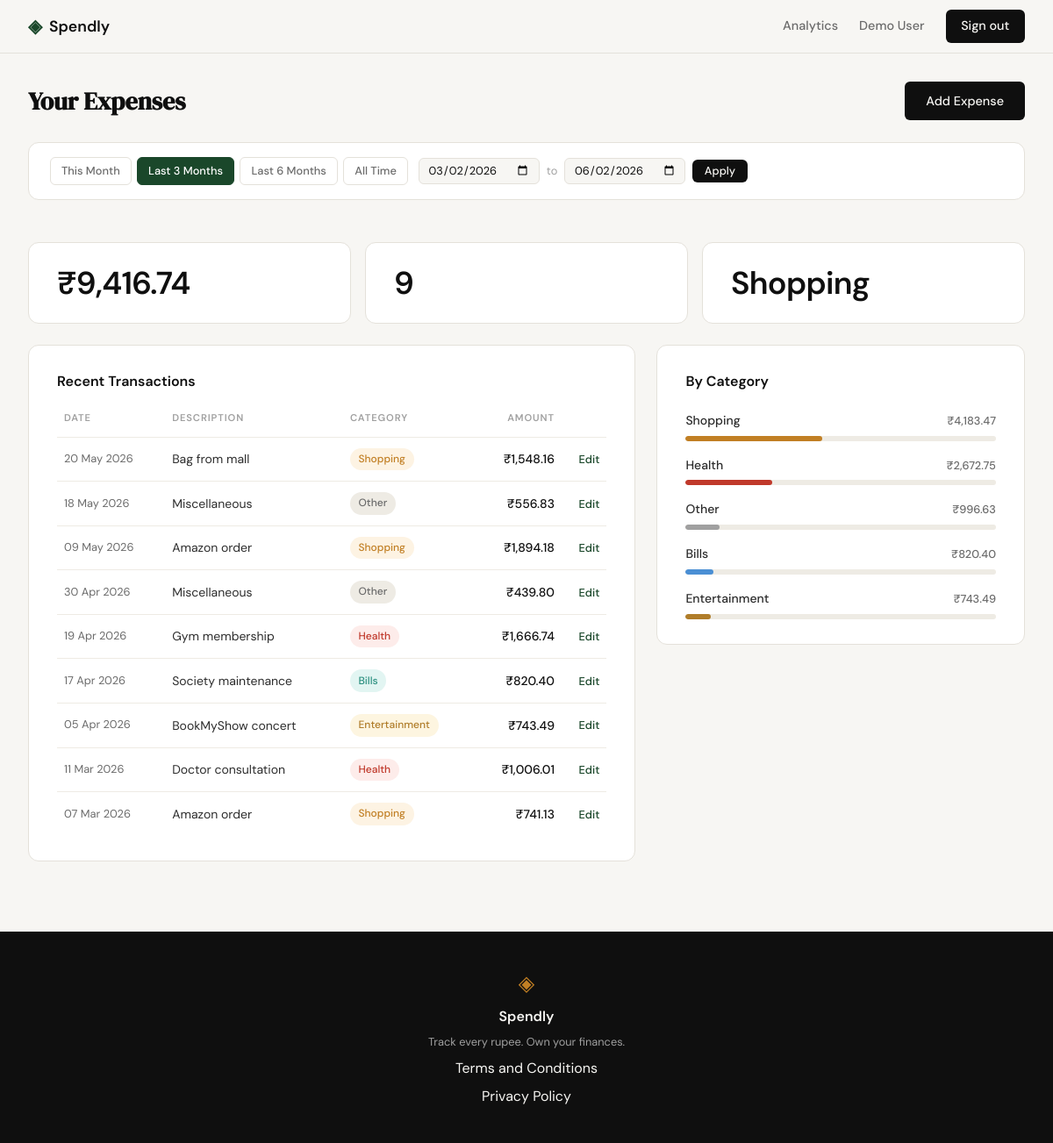
Page /profile?date_from=2026-03-02&date_to=2026-06-02 (signed in) on the committed database.
### tables this page shows
CREATE TABLE expenses (
            id          INTEGER PRIMARY KEY AUTOINCREMENT,
            user_id     INTEGER NOT NULL REFERENCES users(id),
            amount      REAL    NOT NULL,
            category    TEXT    NOT NULL,
            date        TEXT    NOT NULL,
            description TEXT,
            created_at  TEXT    DEFAULT (datetime('now'))
        );

### app.py (the view)
@app.route("/profile")
def profile():
    if not session.get("user_id"):
        return redirect(url_for("login"))
    user_id = session["user_id"]
    date_from = _parse_date(request.args.get("date_from", ""))
    date_to   = _parse_date(request.args.get("date_to",   ""))
    if date_from and date_to and date_from > date_to:
        flash("Start date must be before end date.", "error")
        date_from = date_to = None
    df_str = date_from.strftime("%Y-%m-%d") if date_from else None
    dt_str = date_to.strftime("%Y-%m-%d")   if date_to   else None
    today = date.today()
    preset_this_month = {
        "date_from": today.replace(day=1).strftime("%Y-%m-%d"),
        "date_to":   today.strftime("%Y-%m-%d"),
    }
    preset_last_3 = {
        "date_from": _months_ago(today, 3).strftime("%Y-%m-%d"),
        "date_to":   today.strftime("%Y-%m-%d"),
    }
    preset_last_6 = {
        "date_from": _months_ago(today, 6).strftime("%Y-%m-%d"),
        "date_to":   today.strftime("%Y-%m-%d"),
    }
    if df_str is None and dt_str is None:
        active_filter = "all"
    elif df_str == preset_this_month["date_from"] and dt_str == preset_this_month["date_to"]:
        active_filter = "this_month"
    elif df_str == preset_last_3["date_from"] and dt_str == preset_last_3["date_to"]:
        active_filter = "last_3"
    elif df_str == preset_last_6["date_from"] and dt_str == preset_last_6["date_to"]:
        active_filter = "last_6"
    else:
        active_filter = "custom"
    db_user = get_user_by_id(user_id)
    if db_user is None:
        abort(404)
    member_since = datetime.strptime(db_user["created_at"], "%Y-%m-%d %H:%M:%S").strftime("%d %b %Y")
    user = {
        "name": db_user["name"],
        "email": db_user["email"],
        "member_since": member_since,
    }
    transactions = [
        {
            "id":          row["id"],
            "date":        datetime.strptime(row["date"], "%Y-%m-%d").strftime("%d %b %Y"),
            "description": row["description"] or "",
            "category":    row["category"],
            "amount":      f"₹{row['amount']:,.2f}",
        }
        for row in get_expenses_by_user(user_id, date_from=df_str, date_to=dt_str)
    ]
    raw_stats = get_expense_stats(user_id, date_from=df_str, date_to=dt_str)
    stats = {
        "total_spent":       f"₹{raw_stats['total_spent']:,.2f}",
        "transaction_count": raw_stats["transaction_count"],
        "top_category":      raw_stats["top_category"],
    }
    raw_categories = get_category_breakdown(user_id, date_from=df_str, date_to=dt_str)
    grand_total = sum(row["total"] for row in raw_categories)
    categories = [
        {
            "name":       row["category"],
            "amount":     f"₹{row['total']:,.2f}",
            "percentage": round(row["total"] / grand_total * 100) if grand_total else 0,
        }
        for row in raw_categories
    ]
    return render_template(
        "profile.html",
        user=user,
        stats=stats,
        transactions=transactions,
        categories=categories,
        active_filter=active_filter,
        date_from=df_str or "",
        date_to=dt_str or "",
        preset_this_month=preset_this_month,
        preset_last_3=preset_last_3,
        preset_last_6=preset_last_6,
    )

### app.py (called while the page is built)
def _parse_date(value):
    if not value:
        return None
    try:
        return datetime.strptime(value, "%Y-%m-%d").date()
    except ValueError:
        return None

def _months_ago(today, n):
    m, y = today.month - n, today.year
    if m <= 0:
        m += 12
        y -= 1
    try:
        return date(y, m, today.day)
    except ValueError:
        return date(y, m, 1)

### database/db.py (called while the page is built)
def get_db():
    conn = sqlite3.connect(_DB_PATH)
    conn.row_factory = sqlite3.Row
    conn.execute("PRAGMA foreign_keys = ON")
    return conn

def get_user_by_id(user_id):
    conn = get_db()
    user = conn.execute(
        "SELECT id, name, email, created_at FROM users WHERE id = ?",
        (user_id,),
    ).fetchone()
    conn.close()
    return user

def _date_clause(date_from, date_to):
    if date_from and date_to:
        return " AND date BETWEEN ? AND ?", (date_from, date_to)
    return "", ()

def get_expenses_by_user(user_id, date_from=None, date_to=None):
    extra_sql, extra_params = _date_clause(date_from, date_to)
    conn = get_db()
    rows = conn.execute(
        "SELECT id, amount, category, date, description "
        "FROM expenses WHERE user_id = ?"
        + extra_sql +
        " ORDER BY date DESC",
        (user_id,) + extra_params,
    ).fetchall()
    conn.close()
    return rows

def get_expense_stats(user_id, date_from=None, date_to=None):
    extra_sql, extra_params = _date_clause(date_from, date_to)
    conn = get_db()
    agg = conn.execute(
        "SELECT SUM(amount) AS total, COUNT(*) AS cnt FROM expenses WHERE user_id = ?"
        + extra_sql,
        (user_id,) + extra_params,
    ).fetchone()
    top_row = conn.execute(
        "SELECT category, SUM(amount) AS cat_total "
        "FROM expenses WHERE user_id = ?"
        + extra_sql +
        " GROUP BY category ORDER BY cat_total DESC LIMIT 1",
        (user_id,) + extra_params,
    ).fetchone()
    conn.close()
    return {
        "total_spent":       agg["total"] if agg["total"] is not None else 0.0,
        "transaction_count": agg["cnt"]   if agg["cnt"]   is not None else 0,
        "top_category":      top_row["category"] if top_row else "—",
    }

### templates/profile.html (shortened to what this page needs)
{% extends "base.html" %}
{% block head %}
<link rel="stylesheet" href="{{ url_for('static', filename='css/profile.css') }}">
{% endblock %}
{% block content %}
<section class="profile-section">
    <div class="profile-inner">
        <div class="profile-header">
            <h1 class="profile-title">Your Expenses</h1>
            <a href="{{ url_for('add_expense') }}" class="btn-primary">Add Expense</a>
        </div>
        <div class="filter-bar">
            <div class="filter-presets">
                <a href="{{ url_for('profile', date_from=preset_this_month.date_from, date_to=preset_this_month.date_to) }}"
                   class="filter-preset{% if active_filter == 'this_month' %} filter-preset--active{% endif %}">This Month</a>
                <a href="{{ url_for('profile', date_from=preset_last_3.date_from, date_to=preset_last_3.date_to) }}"
                   class="filter-preset{% if active_filter == 'last_3' %} filter-preset--active{% endif %}">Last 3 Months</a>
                <a href="{{ url_for('profile', date_from=preset_last_6.date_from, date_to=preset_last_6.date_to) }}"
                   class="filter-preset{% if active_filter == 'last_6' %} filter-preset--active{% endif %}">Last 6 Months</a>
                <a href="{{ url_for('profile') }}"
                   class="filter-preset{% if active_filter == 'all' %} filter-preset--active{% endif %}">All Time</a>
            </div>
            <form method="GET" action="{{ url_for('profile') }}" class="filter-custom">
                <input type="date" name="date_from" value="{{ date_from }}" class="filter-date-input" aria-label="From date">
                <span class="filter-date-sep">to</span>
                <input type="date" name="date_to" value="{{ date_to }}" class="filter-date-input" aria-label="To date">
                <button type="submit" class="filter-apply-btn">Apply</button>
            </form>
        </div>
        <div class="profile-stats">
            <div class="profile-stat-card">
                <div class="profile-stat-value">{{ stats.total_spent }}</div>
            </div>
            <div class="profile-stat-card">
                <div class="profile-stat-value">{{ stats.transaction_count }}</div>
            </div>
            <div class="profile-stat-card">
                <div class="profile-stat-value">{{ stats.top_category }}</div>
            </div>
        </div>
        <div class="profile-main-grid">
            <div class="profile-card">
                <h2 class="profile-card-title">Recent Transactions</h2>
                <table class="txn-table">
                    <thead>
                        <tr>
                            <th class="txn-th">Date</th>
                            <th class="txn-th">Description</th>
                            <th class="txn-th">Category</th>
                            <th class="txn-th txn-th-right">Amount</th>
                            <th class="txn-th"></th>
                        </tr>
                    </thead>
                    <tbody>
                        {% if transactions %}
                            {% for txn in transactions %}
                            <tr class="txn-row">
                                <td class="txn-date">{{ txn.date }}</td>
                                <td class="txn-desc">{{ txn.description }}</td>
                                <td class="txn-cat">
                                    <span class="cat-badge cat-{{ txn.category | lower }}">
                                        {{ txn.category }}
                                    </span>
                                </td>
                                <td class="txn-amount">{{ txn.amount }}</td>
                                <td class="txn-actions">
                                    <a href="{{ url_for('edit_expense', id=txn.id) }}" class="txn-edit">Edit</a>
                                </td>
                            </tr>
                            {% endfor %}
                        {% else %}
                        <tr class="txn-row">
                            <td colspan="5" class="txn-empty-cell">No transactions found for this period.</td>
                        </tr>
                        {% endif %}
                    </tbody>
                </table>
            </div>
            <div class="profile-card">
                <h2 class="profile-card-title">By Category</h2>
                <div class="category-bars">
                    {% for cat in categories %}
                    <div class="cat-bar-row">
                        <div class="cat-bar-meta">
                            <span class="cat-bar-name">{{ cat.name }}</span>
                            <span class="cat-bar-amount">{{ cat.amount }}</span>
                        </div>
                        <div class="bar-track">
                            <div class="cat-bar-fill cat-bar-{{ cat.name | lower }}"
                                 style="width: {{ cat.percentage }}%"></div>
                        </div>
                    </div>
                    {% endfor %}
                </div>
            </div>
        </div>
    </div>
</section>
{% endblock %}

### static/css/style.css (style rules this page uses)
:root { --ink: #0f0f0f; --ink-soft: #2d2d2d; --ink-muted: #6b6b6b; --ink-faint: #a0a0a0; --paper: #f7f6f3; --paper-warm: #f0ede6; --paper-card: #ffffff; --accent: #1a472a; --accent-light: #e8f0eb; --accent-2: #c17f24; --accent-2-light: #fdf3e3; --danger: #c0392b; --danger-light: #fdecea; --border: #e4e1da; --border-soft: #eeebe4; --font-display: 'DM Serif Display', Georgia, serif; --font-body: 'DM Sans', system-ui, sans-serif; --max-width: 1200px; --auth-width: 440px; --radius-sm: 6px; --radius-md: 12px; --radius-lg: 20px; }
*, *::before, *::after { box-sizing: border-box; margin: 0; padding: 0; }
html { font-size: 16px; scroll-behavior: smooth; }
body { background: var(--paper); color: var(--ink); font-family: var(--font-body); font-size: 1rem; line-height: 1.6; -webkit-font-smoothing: antialiased; }
a { color: inherit; text-decoration: none; }
.btn-primary { display: inline-block; background: var(--ink); color: var(--paper); padding: 0.65rem 1.5rem; border-radius: var(--radius-sm); font-family: var(--font-body); font-size: 0.9rem; font-weight: 500; cursor: pointer; border: none; transition: background 0.2s; text-decoration: none; }

### rows in the picture
expenses: date "20 May 2026", description "Bag from mall", category "Shopping", amount "₹1,548.16"
expenses: date "18 May 2026", description "Miscellaneous", category "Other", amount "₹556.83"
expenses: date "09 May 2026", description "Amazon order", category "Shopping", amount "₹1,894.18"
expenses: date "30 Apr 2026", description "Miscellaneous", category "Other", amount "₹439.80"
expenses: date "19 Apr 2026", description "Gym membership", category "Health", amount "₹1,666.74"
expenses: date "17 Apr 2026", description "Society maintenance", category "Bills", amount "₹820.40"
expenses: date "05 Apr 2026", description "BookMyShow concert", category "Entertainment", amount "₹743.49"
expenses: date "11 Mar 2026", description "Doctor consultation", category "Health", amount "₹1,006.01"
expenses: date "07 Mar 2026", description "Amazon order", category "Shopping", amount "₹741.13"

### other values in the picture
{{ stats.total_spent }} "₹9,416.74"
{{ stats.transaction_count }} "9"
{{ stats.top_category }} "Shopping"
{{ cat.name }} "Shopping" "Health" "Other" "Bills" "Entertainment"
{{ cat.amount }} "₹4,183.47" "₹2,672.75" "₹996.63" "₹820.40" "₹743.49"
